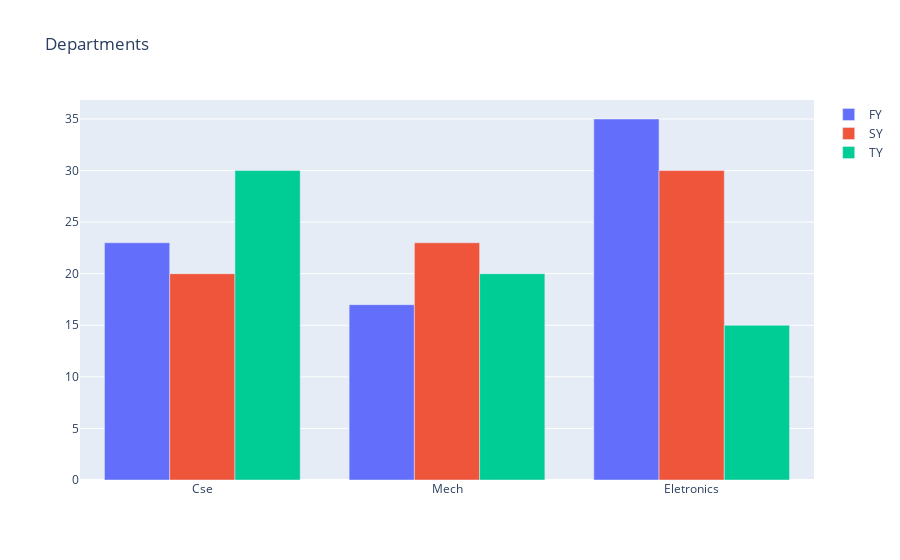

Source (notebook cell):
### Code cell
# Grouped Bar Chart 만들기
branches = ['Cse','Mech','Eletronics']

fy = [23,17,35]
sy = [20,23,30]
ty = [30,20,15]

trace1 = go.Bar(
    x=branches,
    y=fy,
    name='FY'
)
trace2 = go.Bar(
    x=branches,
    y=sy,
    name='SY'
)
trace3 = go.Bar(
    x=branches,
    y=ty,
    name='TY'
)

# 그룹화된 막대 그래프를 출력하려면 레이아웃 개체의 막대 속성을 group으로 설정해야 한다.
data = [trace1, trace2, trace3]
layout = go.Layout(barmode='group', title='Departments')
fig = go.Figure(data=data, layout=layout)
fig.show()

### Figure 1 — Plotly figure (JSON) as saved in the notebook; plotly's stock layout.template omitted (floating-point values rounded to 4 significant figures)
{"data": [{"name": "FY", "type": "bar", "x": ["Cse", "Mech", "Eletronics"], "y": [23, 17, 35]}, {"name": "SY", "type": "bar", "x": ["Cse", "Mech", "Eletronics"], "y": [20, 23, 30]}, {"name": "TY", "type": "bar", "x": ["Cse", "Mech", "Eletronics"], "y": [30, 20, 15]}], "layout": {"barmode": "group", "title": {"text": "Departments"}}}
